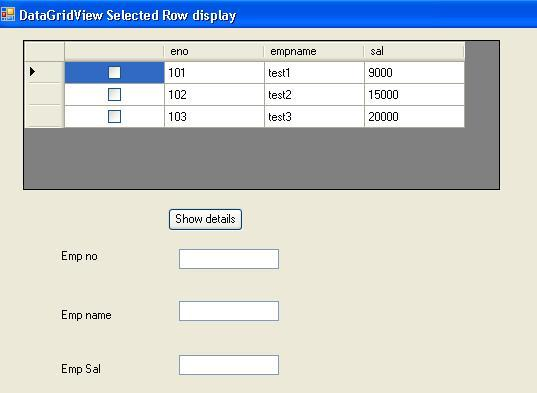
#> input picture 10th.jpg, 537 x 393 px
$ python -i utils.py   (imports and definitions only)
#> lines starting #> are read from the running program, lines starting #| are printed output that depends on the picture; after the words box and inside, x2 and y2 are one past the last pixel; in counts of white or black regions, pixels touching at a corner belong together
from pathlib import Path
from typing import List

import cv2
import numpy as np


# [48 lines left out: functions save_results, preprocess_image, get_cord, not called in this run]


def find_boxes(binary_image: np.ndarray)->np.ndarray:
    # Defining a kernel length

    kernel_length = np.array(binary_image).shape[1] // 195

    # A verticle kernel of (1 X kernel_length), which will detect all the verticle lines from the image.
    verticle_kernel = cv2.getStructuringElement(cv2.MORPH_RECT, (1, kernel_length))

    # A horizontal kernel of (kernel_length X 1), which will help to detect all the horizontal line from the image.
    horiz_kernel = cv2.getStructuringElement(cv2.MORPH_RECT, (kernel_length, 1))

    # A kernel of (3 X 3) ones.

    # Morphological operation to detect vertical lines from an image
    img_temp1 = cv2.erode(binary_image, verticle_kernel, iterations=3)
    verticle_lines_img = cv2.dilate(img_temp1, verticle_kernel, iterations=3)

    # Morphological operation to detect horizontal lines from an image
    img_temp2 = cv2.erode(binary_image, horiz_kernel, iterations=3)
    horizontal_lines_img = cv2.dilate(img_temp2, horiz_kernel, iterations=3)

    # Weighting parameters, this will decide the quantity of an image to be added to make a new image.
    alpha = 0.5
    beta = 1.0 - alpha

    # This function helps to add two image with specific weight parameter to get
    # a third image as summation of two image.
    img_final_bin = cv2.addWeighted(verticle_lines_img, alpha, horizontal_lines_img, beta, 0.0)

    return cv2.adaptiveThreshold(~img_final_bin, 255, cv2.ADAPTIVE_THRESH_GAUSSIAN_C, cv2.THRESH_BINARY, 25, 5)


# [20 lines left out: function sort_contours, not called in this run]

>>> import cv2
>>> picture = cv2.imread('10th.jpg', cv2.IMREAD_GRAYSCALE)
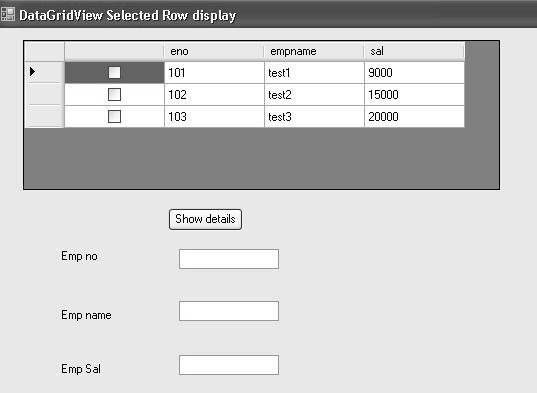
#> picture: shape (393, 537); min 0, max 255, mean 203.8
>>> result = find_boxes(picture)
#> in find_boxes, `img_temp1 = cv2.erode(binary_image, verticle_kernel, iterations=3)`:
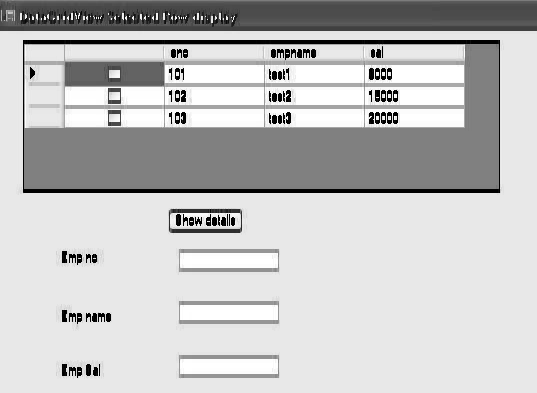
#> img_temp1: shape (393, 537); min 0, max 255, mean 193.2
#> in find_boxes, `verticle_lines_img = cv2.dilate(img_temp1, verticle_kernel, iterations..`:
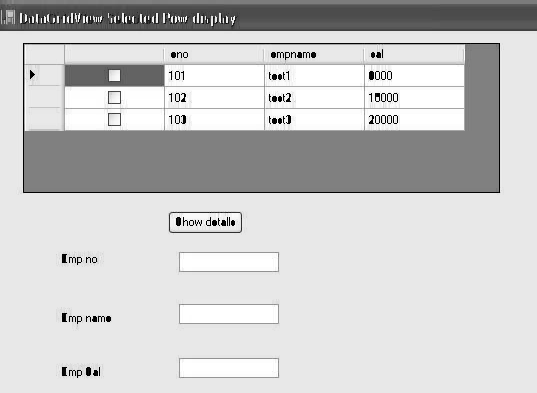
#> verticle_lines_img: shape (393, 537); min 0, max 255, mean 201.7
#> in find_boxes, `img_temp2 = cv2.erode(binary_image, horiz_kernel, iterations=3)`:
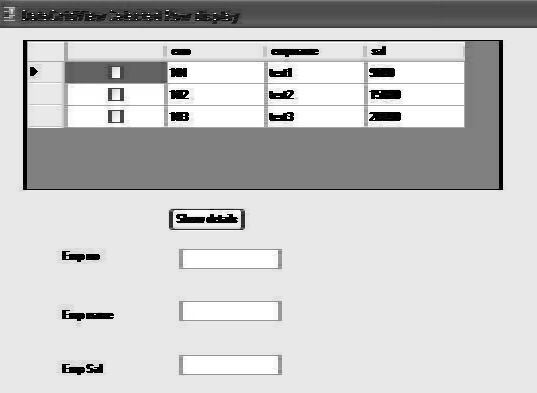
#> img_temp2: shape (393, 537); min 0, max 255, mean 198.4
#> in find_boxes, `horizontal_lines_img = cv2.dilate(img_temp2, horiz_kernel, iterations=3)`:
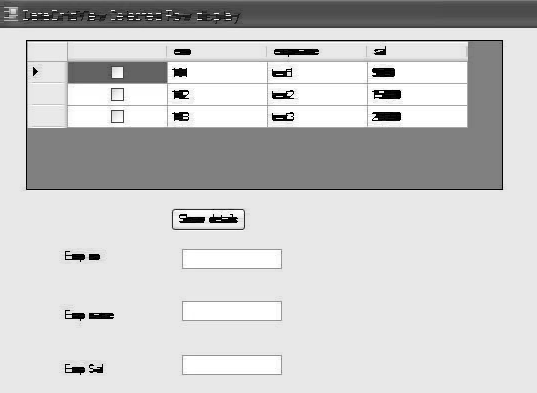
#> horizontal_lines_img: shape (393, 537); min 0, max 255, mean 201.3
#> in find_boxes, `img_final_bin = cv2.addWeighted(verticle_lines_img, alpha, horizontal_..`:
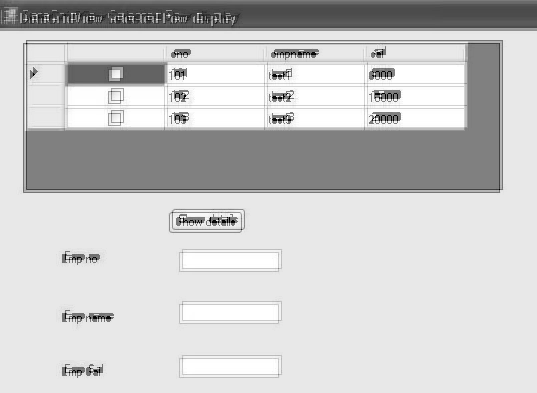
#> img_final_bin: shape (393, 537); min 0, max 255, mean 201.5
#> in find_boxes, `return cv2.adaptiveThreshold(~img_final_bin, 255, cv2.ADAPTIVE_THRESH_..`:
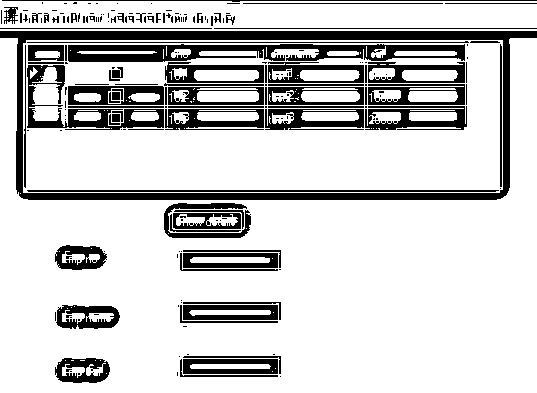
#> returned value: shape (393, 537); 79.8% white; 207 black regions (125 under 20 px), largest, box (x1, y1, x2, y2) and area: (0, 31, 537, 200) 10168, (68, 44, 465, 62) 4272, (27, 65, 164, 130) 2125

$ run again, on 11th.jpg
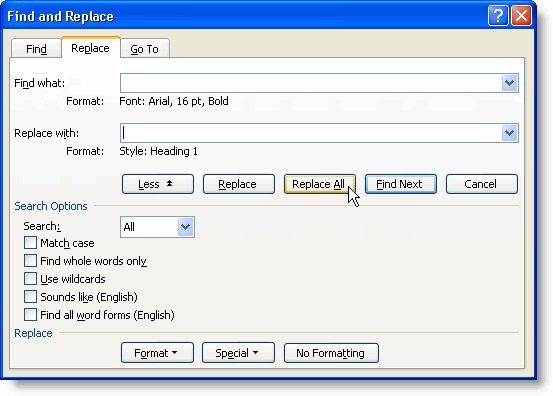
#> input picture 11th.jpg, 553 x 396 px
#> in find_boxes, `img_final_bin = cv2.addWeighted(verticle_lines_img, alpha, horizontal_..`:
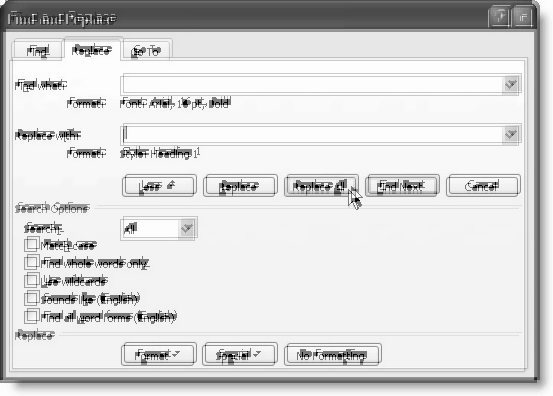
#> img_final_bin: shape (396, 553); min 0, max 255, mean 215.9
#> in find_boxes, `return cv2.adaptiveThreshold(~img_final_bin, 255, cv2.ADAPTIVE_THRESH_..`:
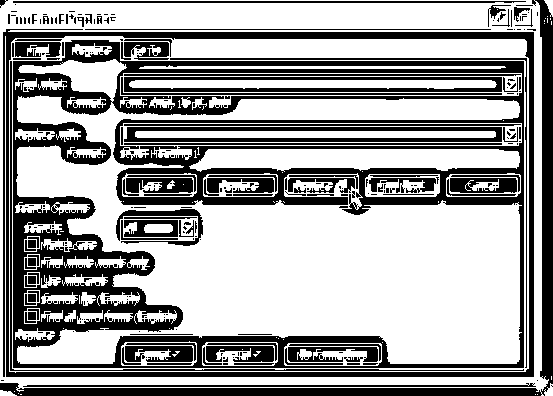
#> returned value: shape (396, 553); 62.5% white; 284 black regions (185 under 20 px), largest, box (x1, y1, x2, y2) and area: (13, 40, 524, 368) 36190, (3, 29, 534, 377) 9603, (0, 0, 553, 396) 8554

$ run again, on 9th.jpg
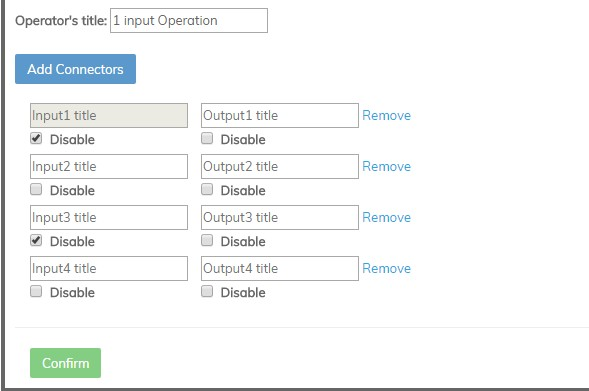
#> input picture 9th.jpg, 589 x 391 px
#> in find_boxes, `return cv2.adaptiveThreshold(~img_final_bin, 255, cv2.ADAPTIVE_THRESH_..`:
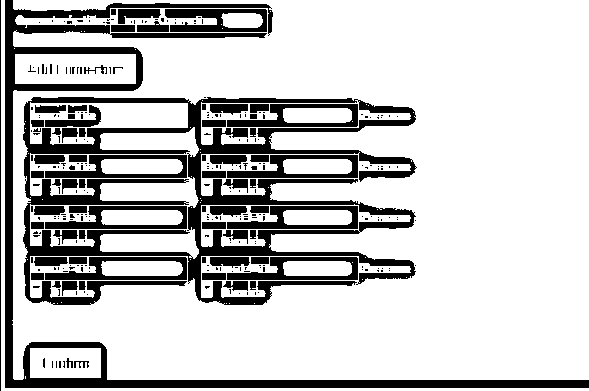
#> returned value: shape (391, 589); 76.9% white; 308 black regions (236 under 20 px), largest, box (x1, y1, x2, y2) and area: (23, 97, 417, 305) 19815, (5, 0, 589, 388) 13705, (165, 9, 267, 32) 1369
